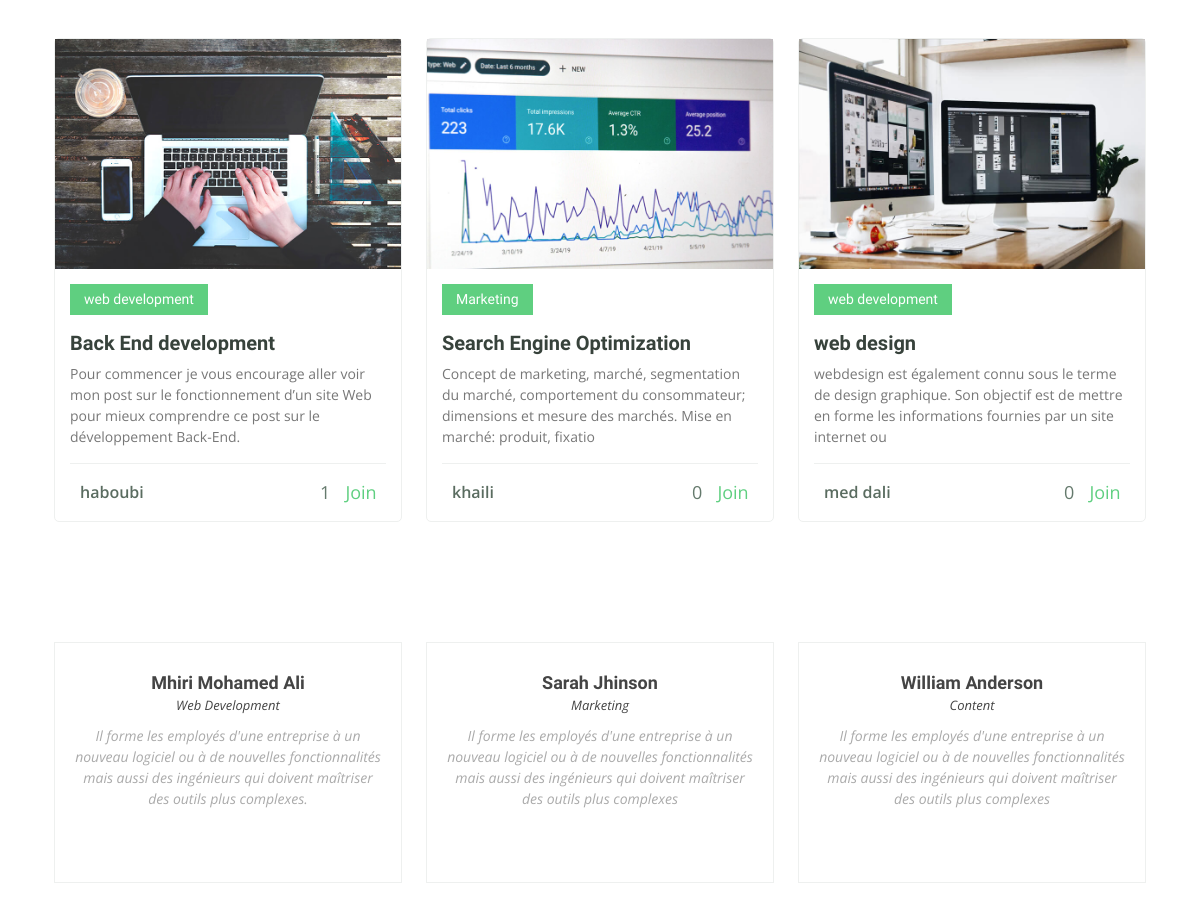
The app's page / (middle part), older data.
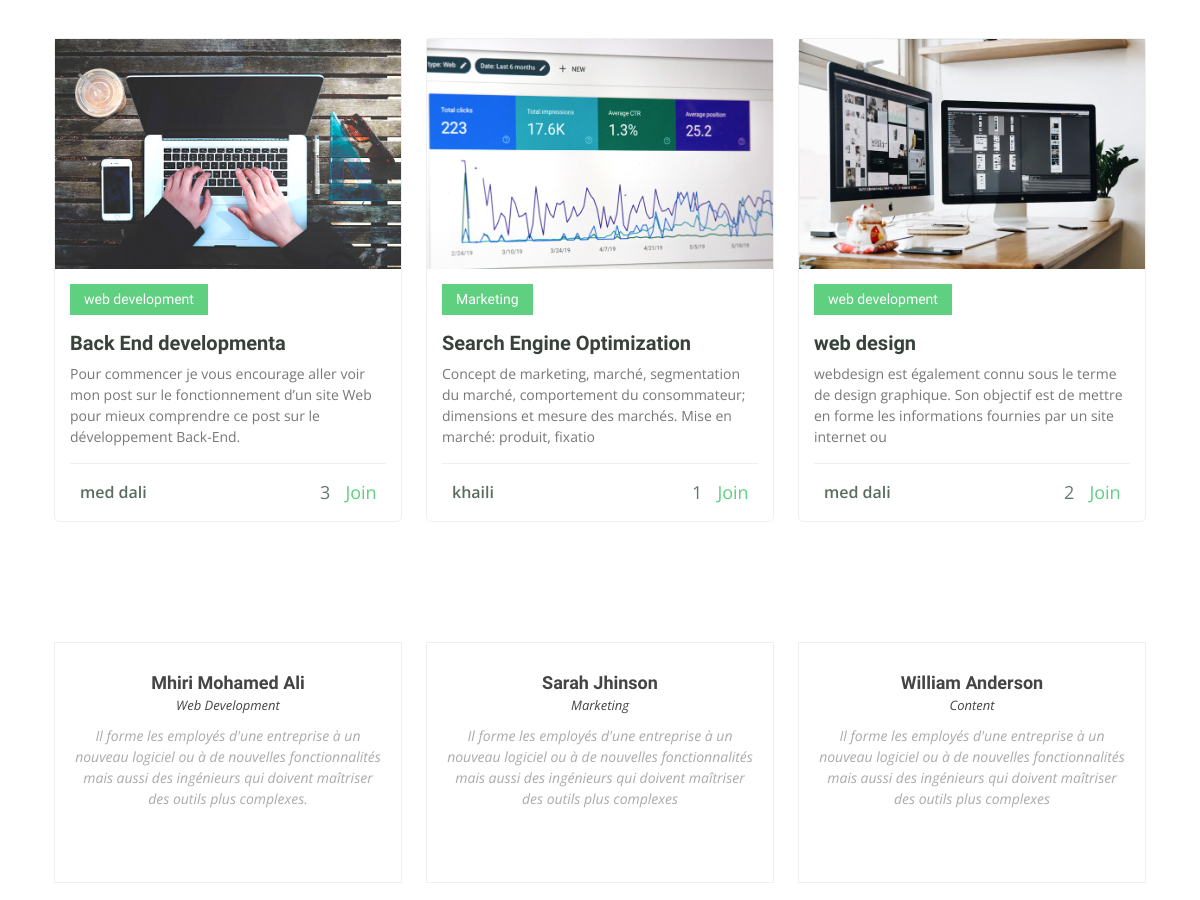
The same page, newer data.
### base/models.py (models this page shows, shortened)
class Formation(models.Model):
    name = models.CharField(max_length=50)
    num_salle = models.CharField(max_length=50)
    domaine = models.CharField(max_length=50,blank=True,null=True)
    description = models.TextField(blank=True, null=True)
    date_debut = models.DateField(blank=True, null=True)
    horraire_debut = models.TimeField(blank=True, null=True)
    date_fin = models.DateField(blank=True, null=True)
    formateur = models.ForeignKey(Formateur, on_delete=models.CASCADE)
    max_places = models.IntegerField(blank=True, null=True,default=20)
    image = models.ImageField(upload_to="images-formation",blank=True, null=True)
    participant = models.ManyToManyField(Participant,blank=True)
    slug = models.SlugField(null=True,blank=True)

class Formateur (models.Model):
    name = models.CharField(max_length=50)
    prenom = models.CharField(max_length=50)
    image = models.ImageField(upload_to="images-formation",blank=True, null=True)
    def __str__(self):
        return self.name

### base/views.py (the view)
# urls.py: path("",FormationListView.as_view(),name="home"),
class FormationListView(ListView):
    model = Formation
    template_name = "base/index.html"
    context_object_name = "myFormation"
    def get(self, request, *args, **kwargs):
        user = self.request.user
        context = super().get(request, *args, **kwargs).context_data
        context['user'] = user
        if user.is_authenticated:
            try:
                context['participant_user'] = Participant.objects.get(user=user)
            except:
                pass
        return self.render_to_response(context)

### templates/base/index.html (shortened to what the changed rows need)
{% extends "base.html" %}
{% block content %}
{% load static %}
  <main id="main">
    <section id="popular-courses" class="courses">
      <div class="container" data-aos="fade-up">
        <div class="row" data-aos="zoom-in" data-aos-delay="100">
          {% if myFormation %}
          {% for formation in myFormation %}
          <div class="col-lg-4 col-md-6 d-flex align-items-stretch mt-4 mt-lg-0">
            <a href="{% url 'formation' formation.slug %}">
              {% if formation.image %}
              <div class="course-item">
                <img src="{{formation.image.url}}" class="img-fluid" alt="...">
                <div class="course-content">
                  <div class="d-flex justify-content-between align-items-center mb-3">
                    <h4>{{formation.domaine}}</h4>
                  </div>
                  {% endif %}
                  <h3><a href="{% url 'formation' formation.slug %}">{{formation.name}}</a></h3>
                  <p>{{formation.description|slice:150}}</p>
                  <div class="trainer d-flex justify-content-between align-items-center">
                  <div class="trainer-profile d-flex align-items-center">
                    <span>{{formation.formateur}}</span>
                  </div>
                  <div class="trainer-rank d-flex align-items-center">
                    <i class="bx bx-user"></i>&nbsp; {{ formation.participant.count }}
                    {% if participant_user in formation.participant.all %}
                    <a href="{% url 'leave_formation' formation.slug %}" style="margin-left:15px;color:red;" class="join">Leave</a>
                    {% else %}
                    <a href="{% url 'join_formation' formation.slug %}" style="margin-left:15px;" class="join">Join</a>
                    {% endif %}
                  </div>
                </div>
              </div>
            </div>
          </a>
          </div>
          {% endfor %}
          {% else %}
          <div class="alert alert-warning" role="alert">
            aucune formation pour le moment, a bientôt .
          </div>
          {% endif %}
        </div>
      </div>
    </section>
  </main>
  {% endblock content %}

Row changes from the older to the newer data that the page shows:
changed Formation: name "Back End development" → "Back End developmenta"; formateur "haboubi" → "med dali"; participant.count "1" → "3"
computed for Formation "Search Engine Optimization": participant.count "0" → "1"
changed Formation "web design": participant.count "0" → "2"
